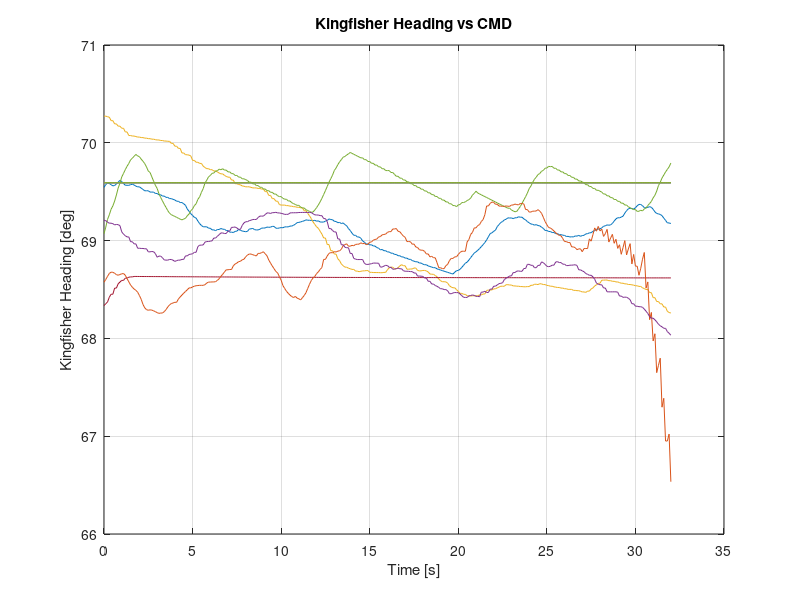
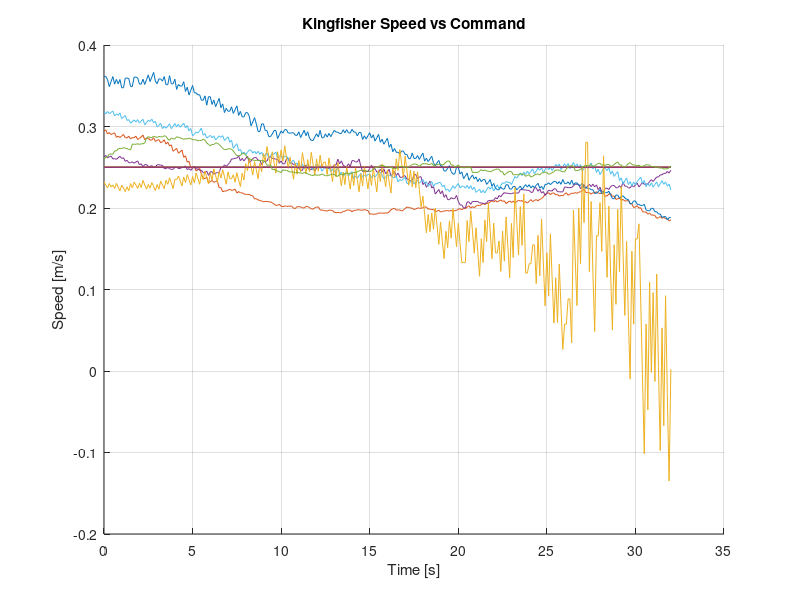

The MATLAB script that drew these images, in order:
%% Lake Testing Post Processing
%

%%
% Cell Array Structure Creation for Data Runs

load('Feb14_LakeTest_Compiled_Data_trimmed.mat')

% MInitVar{i}=InitVar';
% MSurgeGains{i}=Surge_Gains';
% MYawGains{i}=Yaw_Gains';
% MTime{i}=time';
% Mkfhd{i}=kfhd';
% Mkfspd{i}=kfspd';
% Mportcmd{i}=portcmd';
% Msrgcmd{i}=srgcmd';
% Mstbdcmd{i}=stbdcmd';
% Myawcmd{i}=yawcmd';

%%
% Plotting
% Plotting Variables
% rg = 255;
% C = {[186/rg 18/rg 18/rg],[22/rg 135/rg 0/rg],[252/rg 172/rg 0/rg],[0/rg 29/rg 255/rg]}; % Plot Color Array

figure(1);
clf;

for i=1:6
      time = MTime{i};
%       yawcmd = Myawcmd{i};
%       kfhd = Mkfhd{i};
     time = time(291:end)-29;
     MTime{i} = time;
     kfhd = 1*(abs(Mkfhd{i}));
     kfhd = -1*(abs(Mkfhd{i})-114.5916);
     kfhd = kfhd(291:end);
     Mkfhd{i}=kfhd;
     yawcmd = 1*(abs(Myawcmd{i}));
     yawcmd = -1*(abs(Myawcmd{i})-114.5916);
     yawcmd = yawcmd(291:end);
     Myawcmd{i}=yawcmd;
      plot(time,kfhd,time,yawcmd)
      hold on
      grid on
end

xlabel('Time [s]')
ylabel('Kingfisher Heading [deg]')
title('Kingfisher Heading vs CMD')
% legend('1','2','3','Location','sw')
% ,'5','5cmd'
grid on
hold off
% 
figure(2);
clf;
for i=1:6
      time = MTime{i};
%       srgcmd = Msrgcmd{i};
%       kfspd = Mkfspd{i};
      MTime{i} = time;
      kfspd= Mkfspd{i};
      kfspd = kfspd(291:end);
      Mkfspd{i}=kfspd;
      srgcmd = Msrgcmd{i};
      srgcmd = srgcmd(291:end);
      Msrgcmd{i}=srgcmd;
      hold on
      plot(time,srgcmd,time,kfspd)
      grid on
end
xlabel('Time [s]')
ylabel('Speed [m/s]')
title('Kingfisher Speed vs Command')
% legend('1','2','Location','sw')
hold off
% % clear i kfhd kfspd srgcmd time yawcmd
% save('Feb14_LakeTest_Compiled_Data_trimmed')



% legend(['Kp=',num2str(MYawGains(1,1)),' Kd=',num2str(MYawGains(3,1))], ... 
%     ['Kp=',num2str(Gain_Y(1,2)),', Ki=',num2str(Gain_Y(2,2)),', Kd=',num2str(Gain_Y(3,2))], ... 
%     ['Kp=',num2str(Gain_Y(1,3)),', Ki=',num2str(Gain_Y(2,3)),', Kd=',num2str(Gain_Y(3,3))], ... 
%     ['\bf Kp=',num2str(Gain_Y(1,4)),', Ki=',num2str(Gain_Y(2,4)),', Kd=',num2str(Gain_Y(3,4))], ...
%     'Location','se')




% legend(['Kp=',num2str(MYawGains(1,1)),' Kd=',num2str(MYawGains(3,1))], ... 
%     ['Kp=',num2str(Gain_Y(1,2)),', Ki=',num2str(Gain_Y(2,2)),', Kd=',num2str(Gain_Y(3,2))], ... 
%     ['Kp=',num2str(Gain_Y(1,3)),', Ki=',num2str(Gain_Y(2,3)),', Kd=',num2str(Gain_Y(3,3))], ... 
%     ['\bf Kp=',num2str(Gain_Y(1,4)),', Ki=',num2str(Gain_Y(2,4)),', Kd=',num2str(Gain_Y(3,4))], ...
%     'Location','se')
% 
% figure(3);
% subplot(2,2,1)
% hold on
% plot(time,srgcmd)
% xlabel('Time [s]')
% ylabel('Surge Setpoint [m/s]')
% title('Speed Setpoint vs Time')
% legend('Command','Location','se')
% grid on
% subplot(2,2,2)
% hold on
% plot(time,srgcmd,time,kfspd)
% xlabel('Time [s]')
% ylabel('Speed [m/s]')
% title('Kingfisher Speed vs Commanded')
% legend('Command','Kingfisher','Location','se')
% grid on
% subplot(2,2,3)
% hold on
% plot(time,yawcmd)
% xlabel('Time [s]')
% ylabel('Heading Setpoint [deg]')
% title('Heading Setpoint vs Time')
% legend('Command','Location','se')
% grid on
% subplot(2,2,4)
% hold on
% plot(time,yawcmd,time,kfhd)
% hold on
% xlabel('Time [s]')
% ylabel('Kingfisher Heading [deg]')
% title('Kingfisher Heading vs Commanded')
% legend('Command','Kingfisher','Location','se')
% grid on
% hold off
% 
% figure(4);
% hold on
% plot(time,portcmd,time,stbdcmd)
% xlabel('Time [s]')
% ylabel('Motor Command [-1 to 1]')
% title('Motor Commands vs Time')
% legend('Port Command','Starboard Command','Location','se')
% grid on
% 
% 
% figure(5);
% hold on
% plot(time,surgeint)
% xlabel('Time [s]')
% ylabel('Integrator Effect]')
% title('Surge Integrator vs Time')
% legend('Integrator','Location','se')
% grid on
% 
% for i=1:length(C)
%       Kps=Gain_S(1,i);Kis=Gain_S(2,i);Kds=Gain_S(3,i);
%       j=1.533;
%       Kpy=Gain_Y(1,k);Kiy=Gain_Y(2,k);Kdy=Gain_Y(3,k);
%       S{k}=stepinfo(yaw,time);
% %             rtime{k}=S{1,k}.RiseTime;
% %             stime{k}=S{1,k}.SettlingTime;
% %             os{k}=S{1,k}.Overshoot;
% %             sserr{k}=(ss_des-yaw(end));
%             tc{k} = time;
%             j = j-(k/12);
%             plot(time,yaw,'Color',C{k},'LineWidth',j)
%             hold on
%             grid on
% end
% % 
% % Ch = [rtime' stime' os' sserr'];
% 
% legend(['Kp=',num2str(Gain_Y(1,1)),', Ki=',num2str(Gain_Y(2,1)),', Kd=',num2str(Gain_Y(3,1))], ... 
%     ['Kp=',num2str(Gain_Y(1,2)),', Ki=',num2str(Gain_Y(2,2)),', Kd=',num2str(Gain_Y(3,2))], ... 
%     ['Kp=',num2str(Gain_Y(1,3)),', Ki=',num2str(Gain_Y(2,3)),', Kd=',num2str(Gain_Y(3,3))], ... 
%     ['\bf Kp=',num2str(Gain_Y(1,4)),', Ki=',num2str(Gain_Y(2,4)),', Kd=',num2str(Gain_Y(3,4))], ...
%     'Location','se')
% xlabel('Time [s]')
% ylabel('Heading [deg]')